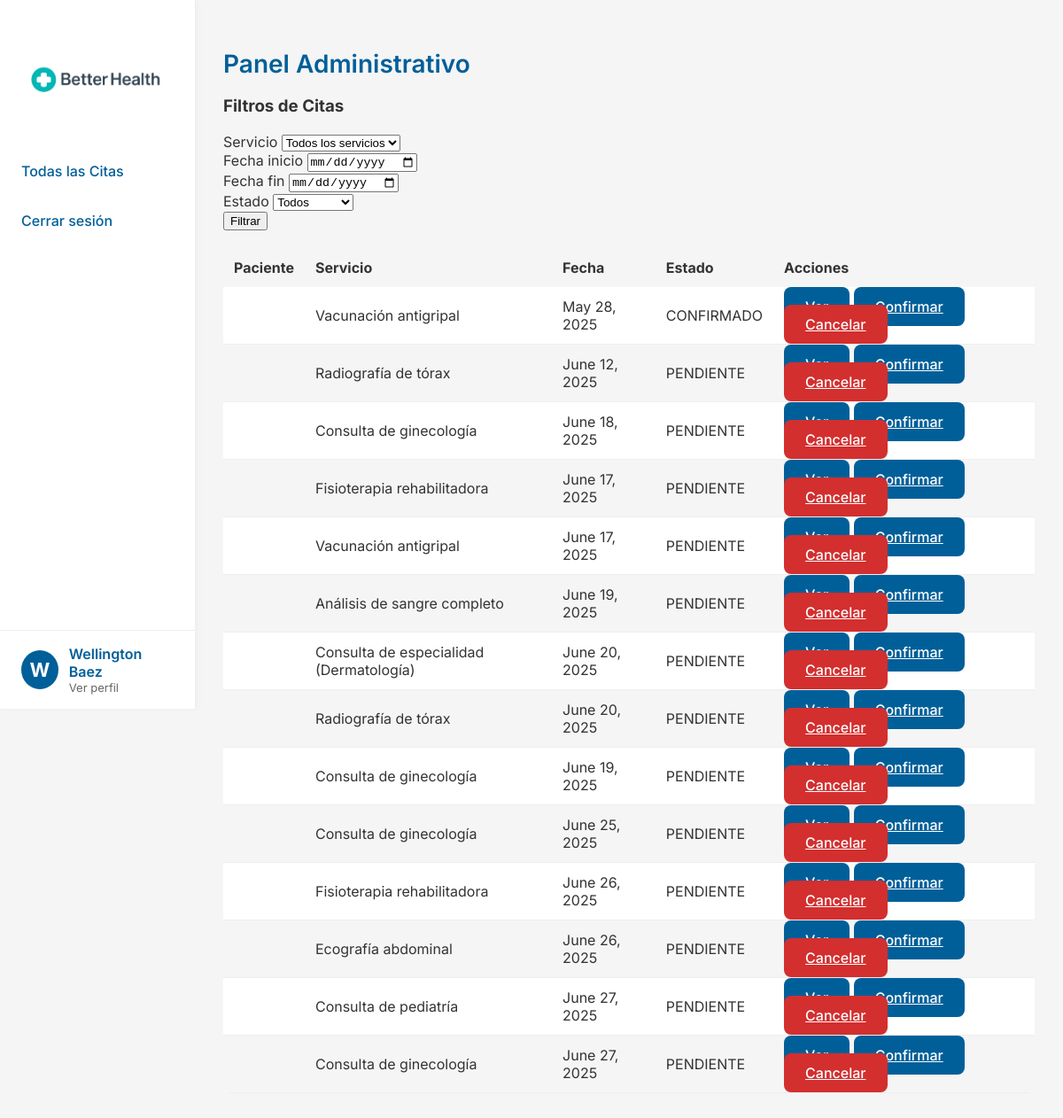
Page /admin-panel/ (signed in) on the committed database.
### betterhealth/models.py (models this page shows, shortened)
class StaffProfile(models.Model):
    ROLES = [
        ('admin', 'Administrativo'),
        ('finanzas', 'Finanzas'),
    ]
    user = models.OneToOneField(User, on_delete=models.CASCADE)
    role = models.CharField(max_length=20, choices=ROLES)
    name = models.CharField(max_length=100)
    profile_picture = models.ImageField(upload_to='staff_profiles/', null=True, blank=True)
    dni = models.CharField(
        max_length=9,
        blank=True,
        null=True,
        validators=[dni_validator]
    )

class Cita(models.Model):
    usuario = models.ForeignKey(User, on_delete=models.CASCADE)
    servicio = models.ForeignKey(Service, on_delete=models.CASCADE)
    fecha = models.DateField()
    hora = models.TimeField()
    importe = models.DecimalField(max_digits=10, decimal_places=2, default=0.00)
    estado = models.CharField(max_length=20, choices=[('pagado', 'Pagado'),('confirmado', 'Confirmado'),('pendiente', 'Pendiente'),('cancelada', 'Cancelada')],default='pendiente')
    autorizado_mutua = models.BooleanField(default=False)
    numero_autorizacion = models.CharField(max_length=100, blank=True, null=True)

class Service(models.Model):
    name = models.CharField(max_length=255, unique=True)
    description = models.TextField()
    service_type = models.CharField(max_length=100)
    price = models.DecimalField(max_digits=6, decimal_places=2)
    included_in_mutual = models.BooleanField()
    duration_minutes = models.IntegerField()
    requires_mutual_authorization = models.BooleanField()

### betterhealth/views.py (the view)
# urls.py: path('admin-panel/', views.admin_panel, name='panel_administrativo'),
@login_required
def admin_panel(request):
    try:
        profile = StaffProfile.objects.get(user=request.user)
        if profile.role != 'admin':
            messages.error(request, "No tienes permisos para acceder a esta sección.")
            return redirect('home')
    except StaffProfile.DoesNotExist:
        messages.error(request, "No tienes permisos para acceder a esta sección.")
        return redirect('home')
    citas = Cita.objects.all()
    return render(request, 'staff/panel_administrativo.html', {'citas': citas})

### betterhealth/templates/staff/panel_administrativo.html (shortened to what this page needs)
{% extends 'staff/base_admin.html' %}
{% block content %}
<h2 style="font-size: 28px; font-weight: 600; color: #005F99; margin-bottom: 16px;">Panel Administrativo</h2>
<div class="filters">
    <h3>Filtros de Citas</h3>
    <form class="filter-form" method="get">
        <div class="form-group">
            <label for="servicio">Servicio</label>
            <select id="servicio" name="servicio">
                <option value="">Todos los servicios</option>
            </select>
        </div>
        <div class="form-group">
            <label for="fecha_inicio">Fecha inicio</label>
            <input type="date" id="fecha_inicio" name="fecha_inicio" value="{{ request.GET.fecha_inicio }}">
        </div>
        <div class="form-group">
            <label for="fecha_fin">Fecha fin</label>
            <input type="date" id="fecha_fin" name="fecha_fin" value="{{ request.GET.fecha_fin }}">
        </div>
        <div class="form-group">
            <label for="estado">Estado</label>
            <select id="estado" name="estado">
                <option value="">Todos</option>
            </select>
        </div>
        <button type="submit">Filtrar</button>
    </form>
</div>
<div id="appointments-list">
    <table style="width: 100%; border-collapse: collapse; margin-top: 20px;">
        <thead style="background-color: #F5F5F5;">
            <tr>
                <th style="text-align: left; padding: 12px; font-weight: bold; color: #333;">Paciente</th>
                <th style="text-align: left; padding: 12px; font-weight: bold; color: #333;">Servicio</th>
                <th style="text-align: left; padding: 12px; font-weight: bold; color: #333;">Fecha</th>
                <th style="text-align: left; padding: 12px; font-weight: bold; color: #333;">Estado</th>
                <th style="text-align: left; padding: 12px;">Acciones</th>
            </tr>
        </thead>
        <tbody>
            {% for cita in citas %}
            <tr style="background-color: {% cycle '#FFFFFF' '#F5F5F5' %};">
                <td style="padding: 12px;">{{ cita.usuario.name }}</td>
                <td style="padding: 12px;">{{ cita.servicio.name }}</td>
                <td style="padding: 12px;">{{ cita.fecha }}</td>
                <td style="padding: 12px;">
                    <span class="badge {% if cita.estado == 'confirmado' %}badge-success{% elif cita.estado == 'pendiente' %}badge-warning{% else %}badge-danger{% endif %}">
                        {{ cita.estado|upper }}
                    </span>
                </td>
                <td style="padding: 12px;">
                    <a href="{% url 'detalle_cita_admin' cita.id %}" class="btn btn-primary">Ver</a>
                    <a href="{% url 'confirmar_cita' cita.id %}" class="btn btn-success">Confirmar</a>
                    <a href="{% url 'cancelar_cita' cita.id %}" class="btn btn-danger">Cancelar</a>
                </td>
            </tr>
            {% empty %}
            <tr>
                <td colspan="5" style="padding: 12px;">No hay citas programadas.</td>
            </tr>
            {% endfor %}
        </tbody>
    </table>
</div>
{% endblock %}

### betterhealth/templates/staff/base_admin.html (shortened to what this page needs)
<!DOCTYPE html>
<html lang="es">
<head>
    {% load static %}
    <link rel="stylesheet" href="{% static 'css/admin.css' %}">
</head>
<body>
    <div class="admin-container">
        <aside class="sidebar">
            <div>
                <div class="sidebar-logo" style="display: flex; justify-content: center; align-items: center; margin: 32px 0;">
                    <img src="{% static 'logo.png' %}" alt="Better Health Logo" style="max-width: 200px; width: 100%; height: auto; display: block;">
                </div>
                <nav>
                    <ul>
                        <li><a href="{% url 'panel_administrativo' %}">Todas las Citas</a></li>
                        <li><a href="{% url 'logout' %}">Cerrar sesión</a></li>
                    </ul>
                </nav>
            </div>
            <div class="sidebar-profile">
                <a href="{% url 'staff_profile' %}">
                    {% if request.user.staffprofile.profile_picture %}
                        <img src="{{ request.user.staffprofile.profile_picture.url }}" alt="Foto de perfil">
                    {% else %}
                        <div style="width: 44px; height: 44px; border-radius: 50%; background: #005F99; color: #fff; display: flex; align-items: center; justify-content: center; font-size: 22px; font-weight: bold;">
                            {{ request.user.staffprofile.name|first }}
                        </div>
                    {% endif %}
                    <div>
                        <div style="font-weight: 600; color: #005F99;">{{ request.user.staffprofile.name }}</div>
                        <div style="font-size: 13px; color: #666;">Ver perfil</div>
                    </div>
                </a>
            </div>
        </aside>
        <main class="main-content">
            {% block content %}
            {% endblock %}
        </main>
    </div>
</body>
</html>

### betterhealth/static/css/admin.css (style rules this page uses)
:root { --primary: #005F99; --success: #4CAF50; --gray-light: #F5F5F5; --gray-dark: #333333; --error: #D32F2F; --white: #ffffff; --light-blue: #EBF5FF; --primary-dark: #2980b9; --primary-rgb: 52, 152, 219; }
body { margin: 0; font-family: 'Inter', 'Open Sans', 'Segoe UI', sans-serif; background: var(--gray-light); color: var(--gray-dark); }
.admin-container { display: flex; min-height: 100vh; margin-left: 220px; }
.sidebar { position: fixed; top: 0; left: 0; height: 100vh; width: 220px; display: flex; flex-direction: column; justify-content: space-between; background: var(--white); border-right: 1px solid #eee; box-shadow: 2px 0 8px rgba(0,0,0,0.03); padding: 0; z-index: 100; }
.sidebar nav ul { list-style: none; padding: 0; }
.sidebar nav ul li { margin: 16px 0; }
.sidebar nav ul li a { color: var(--primary); text-decoration: none; font-weight: 500; padding: 10px 24px; display: block; border-radius: 8px; transition: background 0.2s; }
.main-content { flex: 1; padding: 32px; background: var(--gray-light); }
button.primary, .button, .btn { background-color: var(--primary); color: var(--white); padding: 12px 24px; border: none; border-radius: 8px; font-weight: 500; cursor: pointer; transition: background 0.2s; font-size: 16px; }
.button.danger, .btn-danger { background: var(--error); color: var(--white); }
.table, table { width: 100%; border-collapse: collapse; margin: 16px 0; background: var(--white); border-radius: 8px; overflow: hidden; }
.table th, table th { background: var(--gray-light); color: var(--gray-dark); font-weight: bold; padding: 12px; }
.table td, table td { padding: 12px; border-bottom: 1px solid #eee; }
.table tr:nth-child(even), table tr:nth-child(even) { background: #f9f9f9; }
.sidebar-profile { margin-top: auto; padding: 16px 0 16px 0; border-top: 1px solid #eee; background: var(--white); }
.sidebar-logo img { max-width: 120px; width: 70%; height: auto; display: block; margin: 0 auto; }
.sidebar-profile a { display: flex; align-items: center; gap: 12px; text-decoration: none; padding: 0 24px; }

### rows in the picture
Cita: servicio.name "Vacunación antigripal", fecha "May 28, 2025", estado "CONFIRMADO"
Cita: servicio.name "Radiografía de tórax", fecha "June 12, 2025", estado "PENDIENTE"
Cita: servicio.name "Consulta de ginecología", fecha "June 18, 2025", estado "PENDIENTE"
Cita: servicio.name "Fisioterapia rehabilitadora", fecha "June 17, 2025", estado "PENDIENTE"
Cita: servicio.name "Vacunación antigripal", fecha "June 17, 2025", estado "PENDIENTE"
Cita: servicio.name "Análisis de sangre completo", fecha "June 19, 2025", estado "PENDIENTE"
Cita: servicio.name "Consulta de especialidad (Dermatología)", fecha "June 20, 2025", estado "PENDIENTE"
Cita: servicio.name "Radiografía de tórax", fecha "June 20, 2025", estado "PENDIENTE"
Cita: servicio.name "Consulta de ginecología", fecha "June 19, 2025", estado "PENDIENTE"
Cita: servicio.name "Consulta de ginecología", fecha "June 25, 2025", estado "PENDIENTE"
Cita: servicio.name "Fisioterapia rehabilitadora", fecha "June 26, 2025", estado "PENDIENTE"
Cita: servicio.name "Ecografía abdominal", fecha "June 26, 2025", estado "PENDIENTE"
Cita: servicio.name "Consulta de pediatría", fecha "June 27, 2025", estado "PENDIENTE"
Cita: servicio.name "Consulta de ginecología", fecha "June 27, 2025", estado "PENDIENTE"

### other values in the picture
{{ request.user.staffprofile.name|first }} "W"
{{ request.user.staffprofile.name }} "Wellington Baez"
